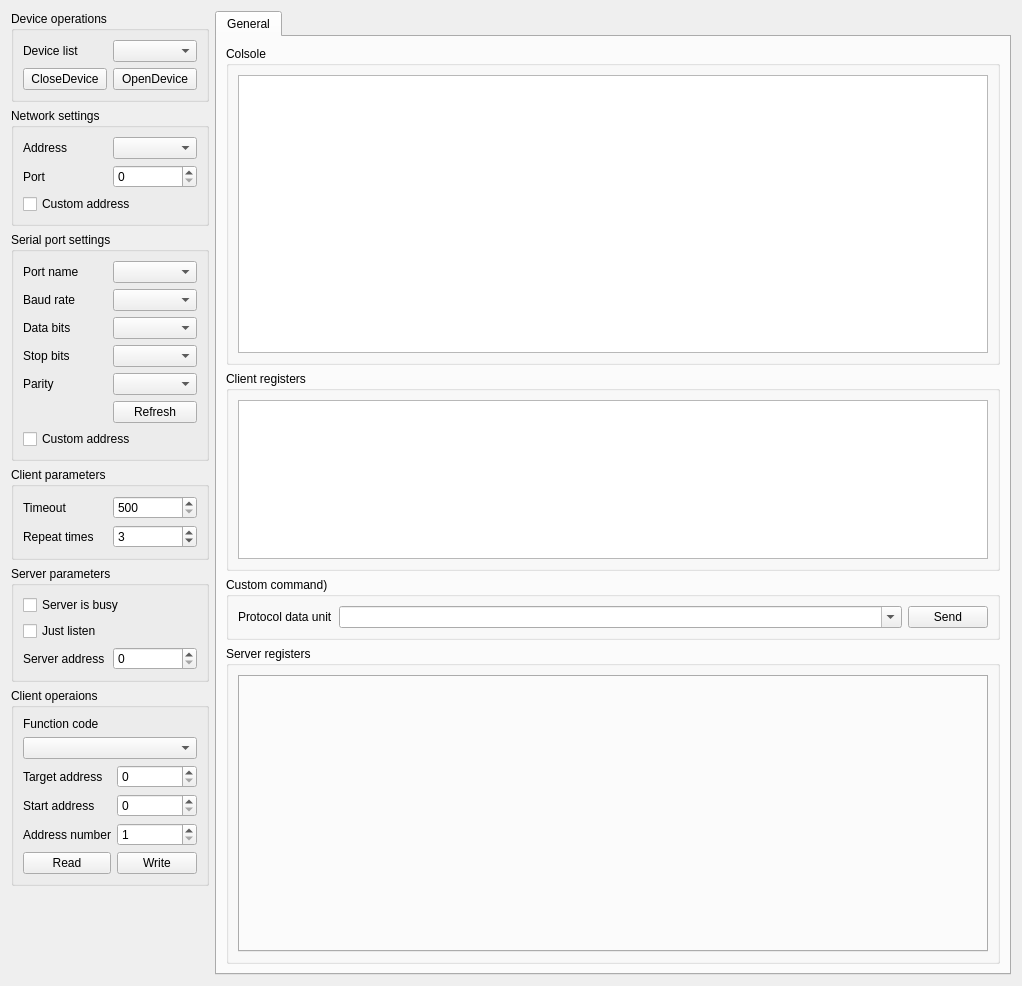
<?xml version="1.0" encoding="UTF-8"?>
<ui version="4.0">
 <class>SAKModbusUi</class>
 <widget class="QWidget" name="SAKModbusUi">
  <property name="geometry">
   <rect>
    <x>0</x>
    <y>0</y>
    <width>1022</width>
    <height>986</height>
   </rect>
  </property>
  <property name="windowTitle">
   <string>Form</string>
  </property>
  <layout class="QGridLayout" name="gridLayout_6">
   <item row="1" column="0">
    <widget class="QGroupBox" name="networkGroupBox">
     <property name="title">
      <string>Network settings</string>
     </property>
     <layout class="QGridLayout" name="gridLayout_2">
      <item row="0" column="0">
       <widget class="QLabel" name="label_2">
        <property name="text">
         <string>Address</string>
        </property>
       </widget>
      </item>
      <item row="0" column="1">
       <widget class="QComboBox" name="addressComboBox"/>
      </item>
      <item row="1" column="0">
       <widget class="QLabel" name="label_3">
        <property name="text">
         <string>Port</string>
        </property>
       </widget>
      </item>
      <item row="1" column="1">
       <widget class="QSpinBox" name="portSpinBox">
        <property name="maximum">
         <number>65535</number>
        </property>
       </widget>
      </item>
      <item row="2" column="0" colspan="2">
       <widget class="QCheckBox" name="customAddressCheckBox">
        <property name="text">
         <string>Custom address</string>
        </property>
       </widget>
      </item>
     </layout>
    </widget>
   </item>
   <item row="3" column="0">
    <widget class="QGroupBox" name="clientGroupBox">
     <property name="title">
      <string>Client parameters</string>
     </property>
     <layout class="QGridLayout" name="gridLayout_3">
      <item row="0" column="0">
       <widget class="QLabel" name="label_4">
        <property name="text">
         <string>Timeout</string>
        </property>
       </widget>
      </item>
      <item row="0" column="1">
       <widget class="QSpinBox" name="clientTimeoutSpinBox">
        <property name="minimum">
         <number>500</number>
        </property>
        <property name="maximum">
         <number>10000</number>
        </property>
        <property name="singleStep">
         <number>100</number>
        </property>
        <property name="value">
         <number>500</number>
        </property>
       </widget>
      </item>
      <item row="1" column="0">
       <widget class="QLabel" name="label_5">
        <property name="text">
         <string>Repeat times</string>
        </property>
       </widget>
      </item>
      <item row="1" column="1">
       <widget class="QSpinBox" name="clientRepeatTimeSpinBox">
        <property name="minimum">
         <number>0</number>
        </property>
        <property name="value">
         <number>3</number>
        </property>
       </widget>
      </item>
     </layout>
    </widget>
   </item>
   <item row="0" column="1" rowspan="7">
    <widget class="QTabWidget" name="tabWidget">
     <property name="currentIndex">
      <number>0</number>
     </property>
     <widget class="QWidget" name="tab">
      <attribute name="title">
       <string>General</string>
      </attribute>
      <layout class="QVBoxLayout" name="verticalLayout">
       <item>
        <widget class="QGroupBox" name="groupBox">
         <property name="sizePolicy">
          <sizepolicy hsizetype="Preferred" vsizetype="Expanding">
           <horstretch>0</horstretch>
           <verstretch>0</verstretch>
          </sizepolicy>
         </property>
         <property name="title">
          <string>Colsole</string>
         </property>
         <layout class="QVBoxLayout" name="verticalLayout_2">
          <item>
           <widget class="QTextBrowser" name="textBrowser"/>
          </item>
         </layout>
        </widget>
       </item>
       <item>
        <widget class="QGroupBox" name="clientRegistersGroupBox">
         <property name="maximumSize">
          <size>
           <width>16777215</width>
           <height>200</height>
          </size>
         </property>
         <property name="title">
          <string>Client registers</string>
         </property>
         <layout class="QGridLayout" name="gridLayout_7">
          <item row="0" column="0" colspan="2">
           <widget class="QTableView" name="registerTableView"/>
          </item>
         </layout>
        </widget>
       </item>
       <item>
        <widget class="QGroupBox" name="clientCustomCommandGroupBox">
         <property name="title">
          <string>Custom command)</string>
         </property>
         <layout class="QHBoxLayout" name="horizontalLayout">
          <item>
           <widget class="QLabel" name="label_13">
            <property name="text">
             <string>Protocol data unit</string>
            </property>
           </widget>
          </item>
          <item>
           <widget class="QComboBox" name="pduComboBox">
            <property name="sizePolicy">
             <sizepolicy hsizetype="Expanding" vsizetype="Fixed">
              <horstretch>0</horstretch>
              <verstretch>0</verstretch>
             </sizepolicy>
            </property>
            <property name="editable">
             <bool>true</bool>
            </property>
           </widget>
          </item>
          <item>
           <widget class="QPushButton" name="sendPushButton">
            <property name="text">
             <string>Send</string>
            </property>
           </widget>
          </item>
         </layout>
        </widget>
       </item>
       <item>
        <widget class="QGroupBox" name="registersGroupBox">
         <property name="minimumSize">
          <size>
           <width>0</width>
           <height>250</height>
          </size>
         </property>
         <property name="maximumSize">
          <size>
           <width>16777215</width>
           <height>16777215</height>
          </size>
         </property>
         <property name="title">
          <string>Server registers</string>
         </property>
         <layout class="QGridLayout" name="gridLayout_9">
          <item row="0" column="0">
           <widget class="QTabWidget" name="registerTabWidget">
            <property name="currentIndex">
             <number>-1</number>
            </property>
           </widget>
          </item>
         </layout>
        </widget>
       </item>
      </layout>
     </widget>
    </widget>
   </item>
   <item row="6" column="0">
    <spacer name="verticalSpacer">
     <property name="orientation">
      <enum>Qt::Vertical</enum>
     </property>
     <property name="sizeHint" stdset="0">
      <size>
       <width>20</width>
       <height>40</height>
      </size>
     </property>
    </spacer>
   </item>
   <item row="4" column="0">
    <widget class="QGroupBox" name="serverGroupBox">
     <property name="title">
      <string>Server parameters</string>
     </property>
     <layout class="QGridLayout" name="gridLayout_4">
      <item row="0" column="0" colspan="2">
       <widget class="QCheckBox" name="serverIsBusyCheckBox">
        <property name="text">
         <string>Server is busy</string>
        </property>
       </widget>
      </item>
      <item row="1" column="0" colspan="2">
       <widget class="QCheckBox" name="serverJustListenCheckBox">
        <property name="text">
         <string>Just listen</string>
        </property>
       </widget>
      </item>
      <item row="2" column="0">
       <widget class="QLabel" name="label_6">
        <property name="text">
         <string>Server address</string>
        </property>
       </widget>
      </item>
      <item row="2" column="1">
       <widget class="QSpinBox" name="serverAddressSpinBox">
        <property name="maximum">
         <number>265</number>
        </property>
       </widget>
      </item>
     </layout>
    </widget>
   </item>
   <item row="2" column="0">
    <widget class="QGroupBox" name="serialPortGroupBox">
     <property name="title">
      <string>Serial port settings</string>
     </property>
     <layout class="QGridLayout" name="gridLayout_5">
      <item row="2" column="0">
       <widget class="QLabel" name="label_10">
        <property name="text">
         <string>Data bits</string>
        </property>
       </widget>
      </item>
      <item row="0" column="0">
       <widget class="QLabel" name="label_8">
        <property name="text">
         <string>Port name</string>
        </property>
       </widget>
      </item>
      <item row="3" column="1">
       <widget class="QComboBox" name="stopBitsComboBox"/>
      </item>
      <item row="4" column="1">
       <widget class="QComboBox" name="parityComboBox"/>
      </item>
      <item row="3" column="0">
       <widget class="QLabel" name="label_11">
        <property name="text">
         <string>Stop bits</string>
        </property>
       </widget>
      </item>
      <item row="4" column="0">
       <widget class="QLabel" name="label_12">
        <property name="text">
         <string>Parity</string>
        </property>
       </widget>
      </item>
      <item row="1" column="0">
       <widget class="QLabel" name="label_9">
        <property name="text">
         <string>Baud rate</string>
        </property>
       </widget>
      </item>
      <item row="0" column="1">
       <widget class="QComboBox" name="portNameComboBox"/>
      </item>
      <item row="1" column="1">
       <widget class="QComboBox" name="baudRateComboBox"/>
      </item>
      <item row="6" column="0" colspan="2">
       <widget class="QCheckBox" name="customBaudRateCheckBox">
        <property name="text">
         <string>Custom address</string>
        </property>
       </widget>
      </item>
      <item row="2" column="1">
       <widget class="QComboBox" name="dataBitsComboBox"/>
      </item>
      <item row="5" column="1">
       <widget class="QPushButton" name="refreshPpushButton">
        <property name="text">
         <string>Refresh</string>
        </property>
       </widget>
      </item>
     </layout>
    </widget>
   </item>
   <item row="0" column="0">
    <widget class="QGroupBox" name="deviceGroupBox">
     <property name="title">
      <string>Device operations</string>
     </property>
     <layout class="QGridLayout" name="gridLayout">
      <item row="0" column="0">
       <widget class="QLabel" name="label">
        <property name="text">
         <string>Device list</string>
        </property>
       </widget>
      </item>
      <item row="1" column="0">
       <widget class="QPushButton" name="closeDevicePushButton">
        <property name="text">
         <string>CloseDevice</string>
        </property>
       </widget>
      </item>
      <item row="1" column="1">
       <widget class="QPushButton" name="openDevicePushButton">
        <property name="text">
         <string>OpenDevice</string>
        </property>
       </widget>
      </item>
      <item row="0" column="1">
       <widget class="QComboBox" name="devicesComboBox"/>
      </item>
     </layout>
    </widget>
   </item>
   <item row="5" column="0">
    <widget class="QGroupBox" name="clientOperationsGroupBox">
     <property name="minimumSize">
      <size>
       <width>0</width>
       <height>0</height>
      </size>
     </property>
     <property name="title">
      <string>Client operaions</string>
     </property>
     <layout class="QGridLayout" name="gridLayout_8">
      <item row="2" column="0">
       <widget class="QLabel" name="label_18">
        <property name="text">
         <string>Target address</string>
        </property>
       </widget>
      </item>
      <item row="2" column="1">
       <widget class="QSpinBox" name="targetAddressSpinBox">
        <property name="maximum">
         <number>255</number>
        </property>
       </widget>
      </item>
      <item row="3" column="0">
       <widget class="QLabel" name="label_19">
        <property name="text">
         <string>Start address</string>
        </property>
       </widget>
      </item>
      <item row="3" column="1">
       <widget class="QSpinBox" name="startAddressSpinBox">
        <property name="maximum">
         <number>65535</number>
        </property>
       </widget>
      </item>
      <item row="4" column="0">
       <widget class="QLabel" name="label_20">
        <property name="text">
         <string>Address number</string>
        </property>
       </widget>
      </item>
      <item row="4" column="1">
       <widget class="QSpinBox" name="addressNumberSpinBox">
        <property name="minimum">
         <number>1</number>
        </property>
        <property name="maximum">
         <number>128</number>
        </property>
       </widget>
      </item>
      <item row="5" column="0">
       <widget class="QPushButton" name="readPushButton">
        <property name="text">
         <string>Read</string>
        </property>
       </widget>
      </item>
      <item row="5" column="1">
       <widget class="QPushButton" name="writePushButton">
        <property name="text">
         <string>Write</string>
        </property>
       </widget>
      </item>
      <item row="1" column="0" colspan="2">
       <widget class="QComboBox" name="functionCodeComboBox"/>
      </item>
      <item row="0" column="0" colspan="2">
       <widget class="QLabel" name="label_17">
        <property name="text">
         <string>Function code</string>
        </property>
       </widget>
      </item>
     </layout>
    </widget>
   </item>
  </layout>
 </widget>
 <resources/>
 <connections/>
</ui>
